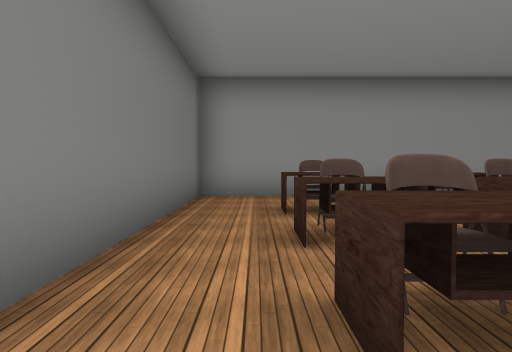
view 1 (above)

21 first-person views from a walk through a 3-D level made in the Unity game engine. The camera is 1.4 m above the floor, tilts 2° down and sees 70° across. The floor is counted in squares, 2 m on a side. Each view is taken from the middle of a square. On the plan, view 1 faces up. The plan holds only what a view shows up to about 11 squares ahead; the rest is blank. The place goes on beyond the plan. Door leaves are left out, so doorways stand open. Some surface patterns are stand-ins.

view 2
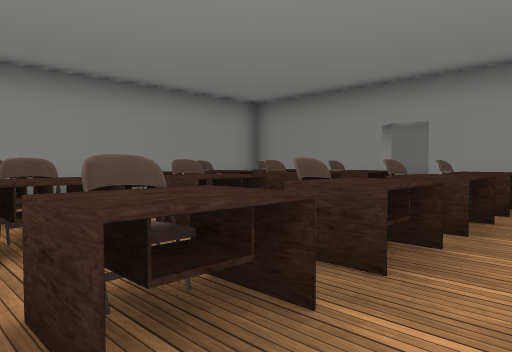

view 3
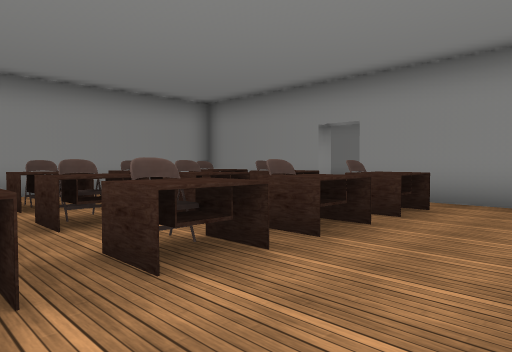

view 4
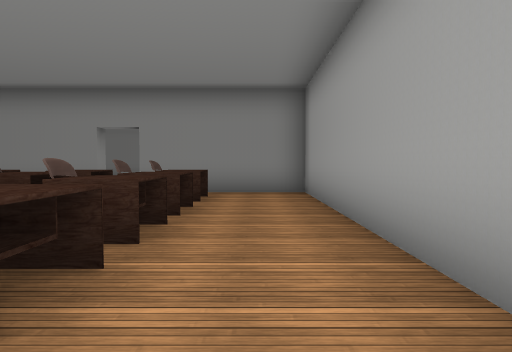

view 5
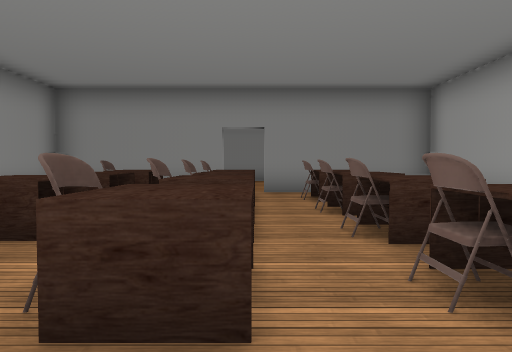

view 6
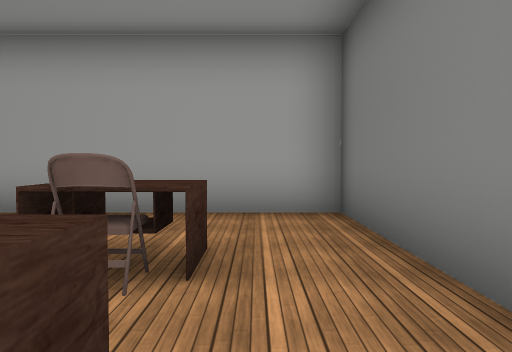

view 7
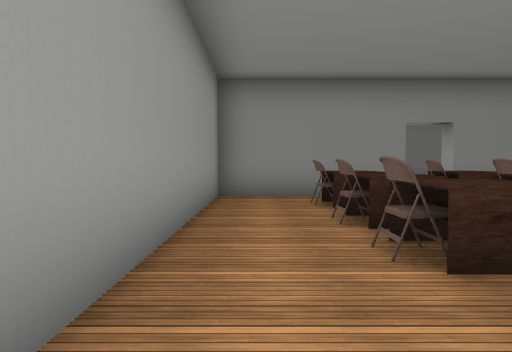

view 8
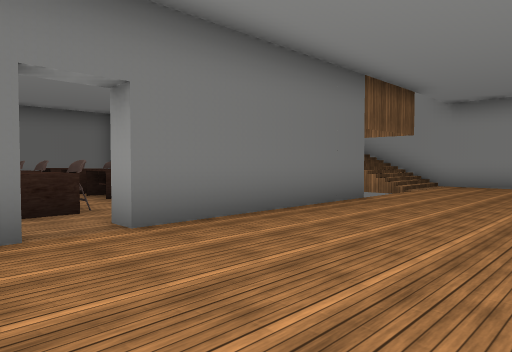

view 9
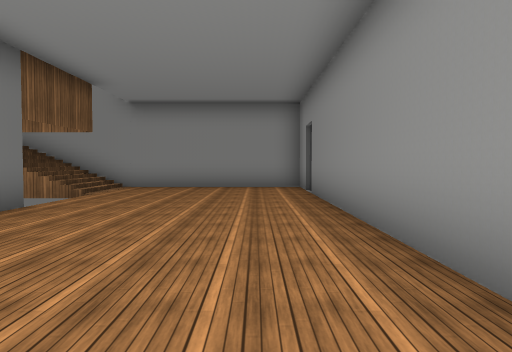

view 10
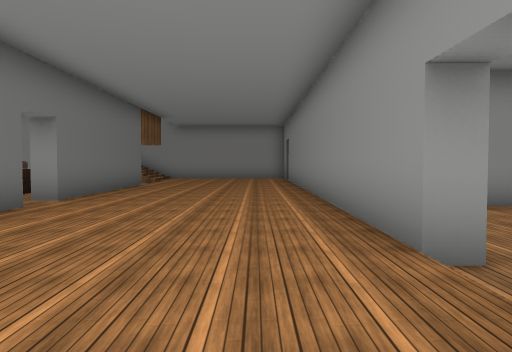

view 11
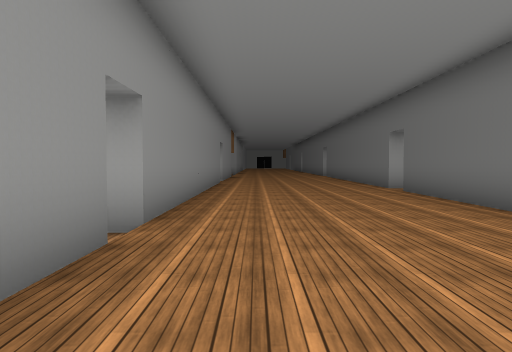

view 12
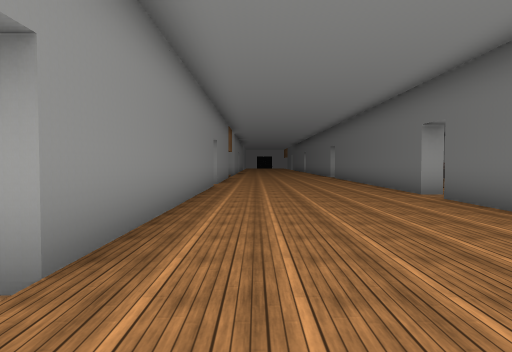

view 13
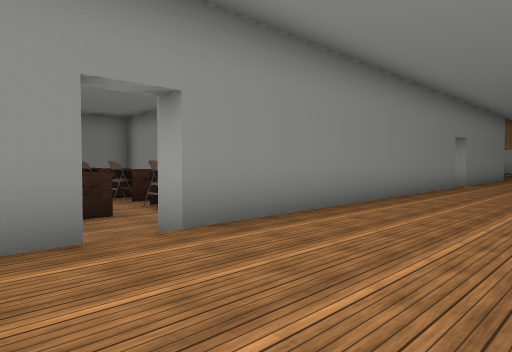

view 14
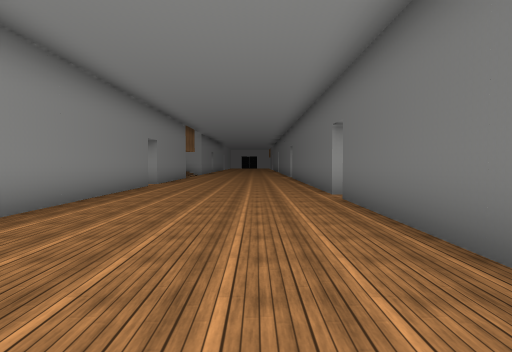

view 15
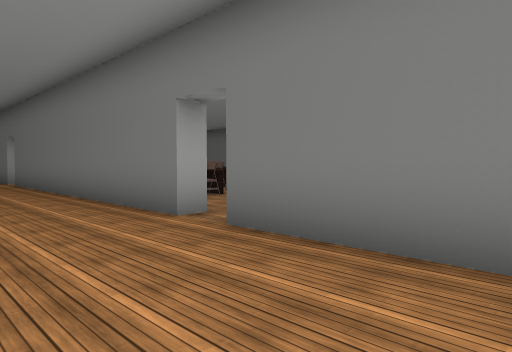

view 16
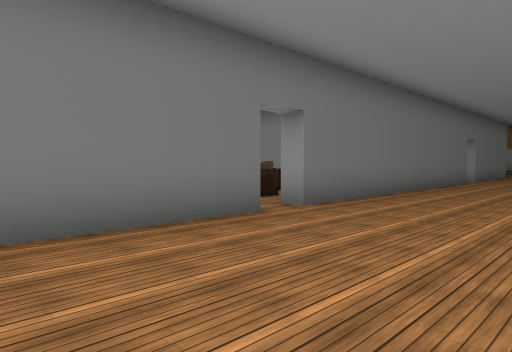

view 17
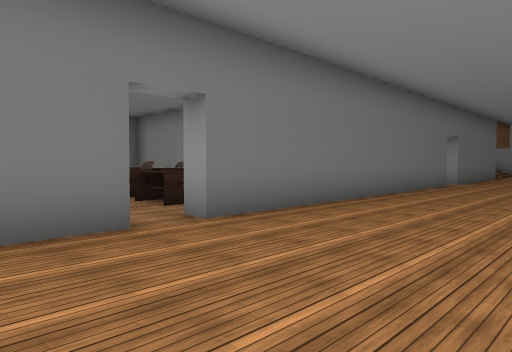

view 18
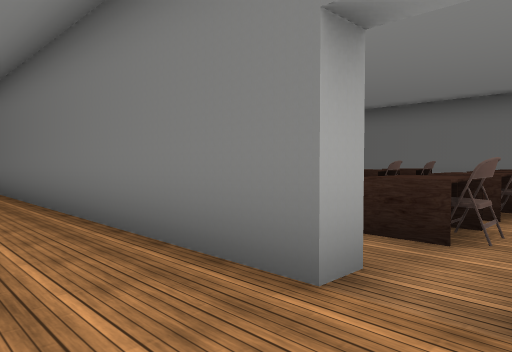

view 19
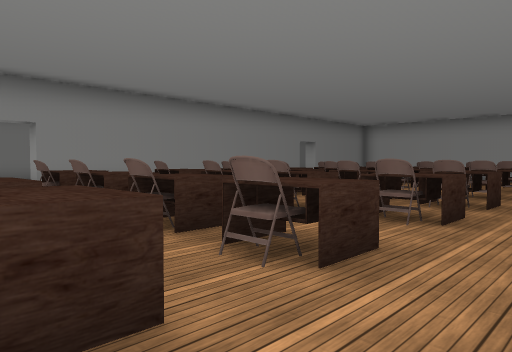

view 20
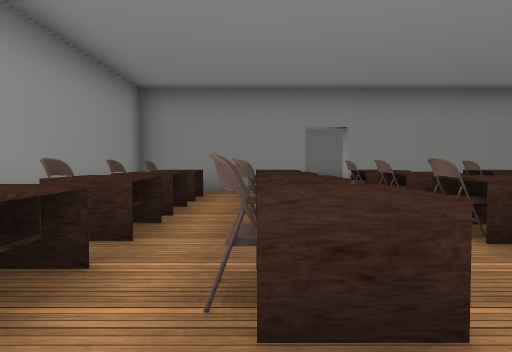

view 21
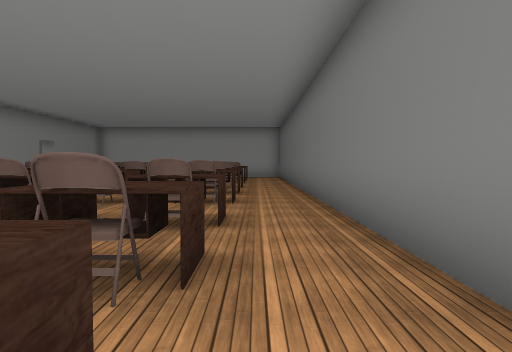

### Floor plan
Key: @ floor where view 1 was taken; # wall or solid block; . main floor; - floor 0.25 m lower than the main floor; / step, stairs or slope; D open door; O other object.
Columns run from 2 left of view 1 to 21 right of it. Each row starts with its distance up from view 1.
 14        ##########
 13         ///.....#
 12         ///.....#
 11          //.....#
 10           /.....#
  9           /.....#
  8 ###########.....#
  7 #.........#.....#
  6 #..O.OO.O.#.....#
  5 #..O.OOOO.#.....#
  4 #..O.OOOO.#D....####
  3 #..O.OOOO.DD....# -
  2 #..O.OOOO.#.....#--
  1 #..O.OOOO.#.....#-
  0 #.@.......#....D#
 -1 #.........#....D--O
 -2 ###########.....#---
 -3   .O.OOOO.#.....# O-OOOO
 -4  ..O.OOOO.#.....#
 -5 #..O.OOOO.#.....#
 -6 #...   ...#D....#
 -7 #..O.OOOO.DD....#
 -8 #....    .#.....#
 -9 #..O.OO O.#.....#
-10 #..O.OOOO #....D
-11 #..O.OOOO #....D

Where each view was taken, in squares from view 1:
view 1: 0 up, 0 right, facing up
view 2: 0 up, 0 right, facing up-right
view 3: 1 down, 1 right, facing up-right
view 4: 0 up, 1 left, facing right
view 5: 3 up, 1 left, facing right
view 6: 4 up, 0 right, facing down
view 7: 7 up, 0 right, facing right
view 8: 2 up, 12 right, facing up-left
view 9: 3 up, 12 right, facing up
view 10: 3 down, 12 right, facing up
view 11: 3 up, 12 right, facing down
view 12: 1 up, 12 right, facing down
view 13: 1 up, 10 right, facing down-right
view 14: 1 up, 10 right, facing down
view 15: 3 down, 11 right, facing down-left
view 16: 11 down, 12 right, facing up-left
view 17: 9 down, 12 right, facing up-left
view 18: 6 down, 10 right, facing down-left
view 19: 5 down, 1 left, facing down-right
view 20: 5 down, 1 left, facing right
view 21: 3 down, 0 right, facing down
